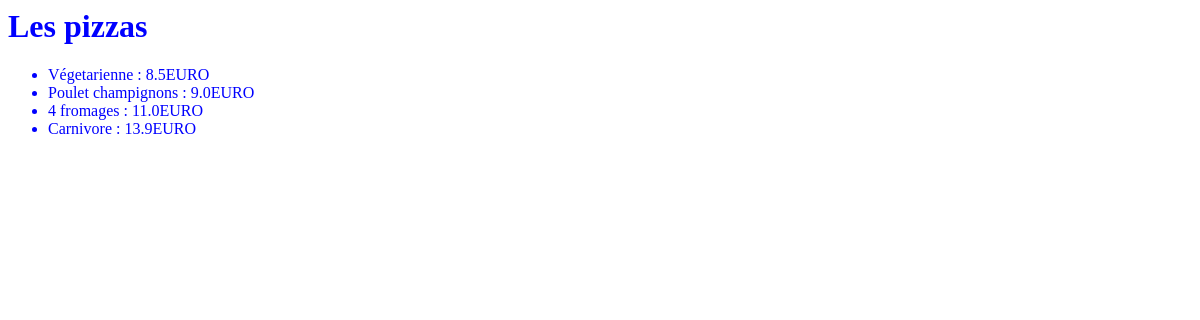
/menu/, run on an earlier commit of the app's database.
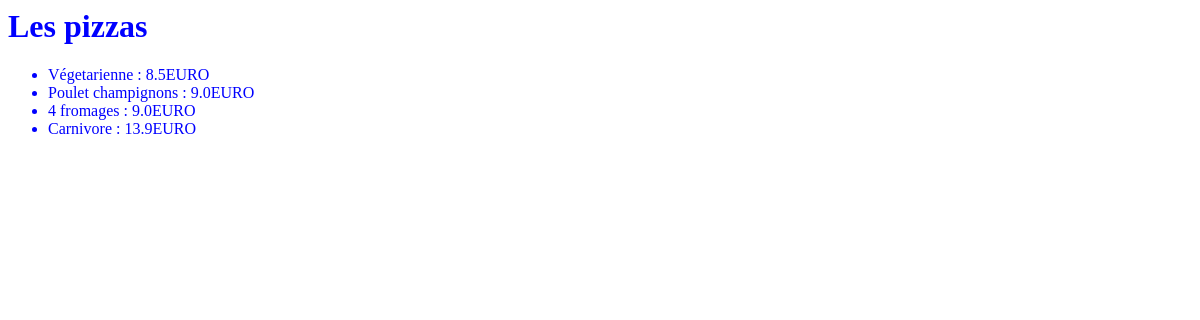
And on a later commit of the database.
### menu/models.py (models this page shows, shortened)
class Pizza(models.Model):
    nom = models.CharField(max_length=200)
    Ingredients = models.CharField(max_length=400)
    prix = models.FloatField(default=0)
    vegetarienne = models.BooleanField(default=False)

### menu/views.py (the view)
# urls.py: path('', views.index, name='index'),
def index(request):
    pizzas = Pizza.objects.all()
    return render(request, 'menu/index.html', {'pizzas': pizzas})

### menu/templates/menu/index.html (shortened to what this page needs)
{% load static %}
<html lang="fr">
<head>
    <link rel="stylesheet" href="pizzamama\menu\static\menu/style.css">
</head>
<body>
    <h1>Les pizzas</h1>
    <ul>
        {% for pizza in pizzas %}
        <li>{{pizza.nom}} : {{pizza.prix}}EURO</li>
        {% endfor %}
    </ul>
</body>
</html>

### menu/static/menu/style.css (style rules this page uses)
h1, li { color: blue; }

What changed in the data, as far as the page shows it:
changed Pizza "4 fromages": prix "11.0" → "9.0"
